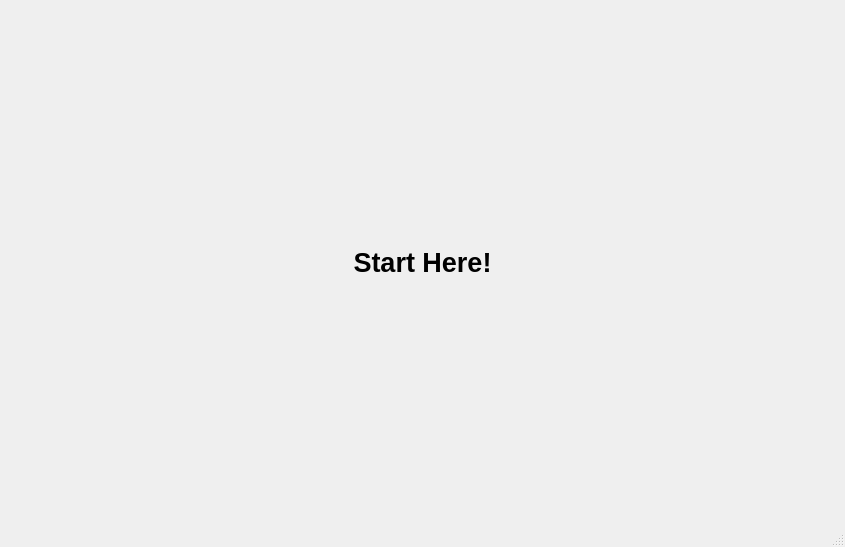
<?xml version="1.0" encoding="UTF-8"?>
<ui version="4.0">
 <class>MainWindow</class>
 <widget class="QMainWindow" name="MainWindow">
  <property name="geometry">
   <rect>
    <x>0</x>
    <y>0</y>
    <width>845</width>
    <height>547</height>
   </rect>
  </property>
  <property name="windowTitle">
   <string>MainWindow</string>
  </property>
  <widget class="QWidget" name="centralWidget">
   <layout class="QVBoxLayout" name="verticalLayout_2">
    <item>
     <widget class="QStackedWidget" name="stackedWidget">
      <widget class="QWidget" name="page">
       <layout class="QVBoxLayout" name="verticalLayout">
        <item>
         <widget class="QLabel" name="startHere">
          <property name="font">
           <font>
            <pointsize>20</pointsize>
            <weight>75</weight>
            <italic>false</italic>
            <bold>true</bold>
            <underline>false</underline>
           </font>
          </property>
          <property name="text">
           <string>Start Here!</string>
          </property>
          <property name="alignment">
           <set>Qt::AlignCenter</set>
          </property>
         </widget>
        </item>
       </layout>
      </widget>
      <widget class="QWidget" name="page_2">
       <layout class="QVBoxLayout" name="verticalLayout_3">
        <item>
         <widget class="QLabel" name="laFin">
          <property name="font">
           <font>
            <pointsize>20</pointsize>
            <weight>75</weight>
            <bold>true</bold>
           </font>
          </property>
          <property name="text">
           <string>La Fin!</string>
          </property>
          <property name="alignment">
           <set>Qt::AlignCenter</set>
          </property>
         </widget>
        </item>
       </layout>
      </widget>
     </widget>
    </item>
   </layout>
  </widget>
  <widget class="QStatusBar" name="statusBar"/>
 </widget>
 <layoutdefault spacing="6" margin="11"/>
 <resources/>
 <connections/>
</ui>
